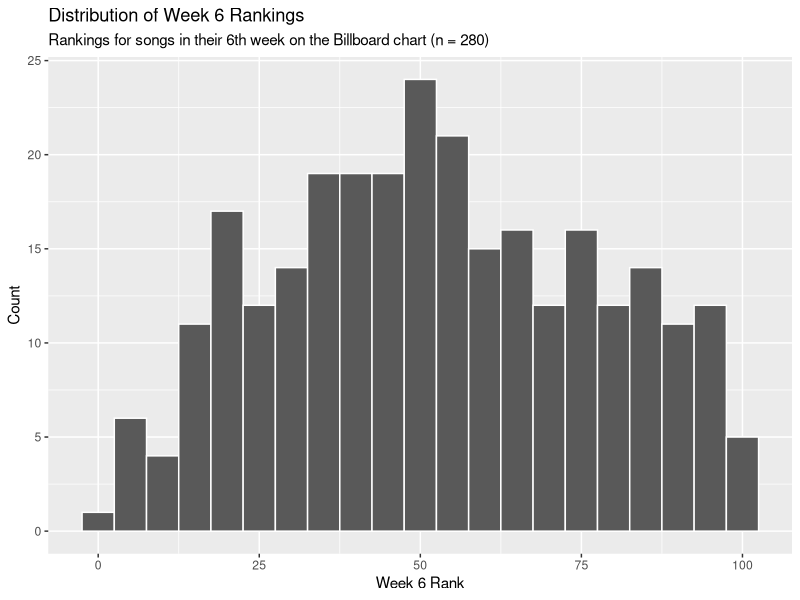
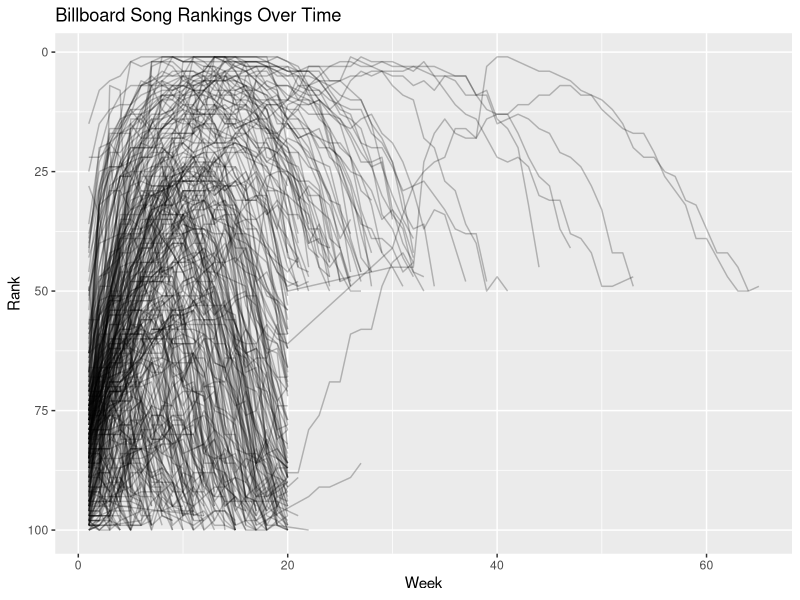

R code for these plots, in order:
## ---- chunk 1
#| message: false
library(tidyverse)
## ---- chunk 2
billboard |> 
  select(artist, track, date.entered, wk1:wk4)
## ---- chunk 3
billboard |> 
  ggplot(aes(x = wk6)) +
  geom_histogram(binwidth = 5, color = "white") +
  labs(
    title = "Distribution of Week 6 Rankings",
    subtitle = "Rankings for songs in their 6th week on the Billboard chart (n = 280)",
    x = "Week 6 Rank",
    y = "Count"
  )
## ---- chunk 4
billboard |> 
  select(wk1, wk4, wk10, wk20, wk40, wk76) |> 
  pivot_longer(
    cols = everything(),
    names_to = "week",
    values_to = "rank"
  ) |> 
  summarize(
    present = sum(!is.na(rank)),
    missing = sum(is.na(rank)),
    .by = week
  )
## ---- chunk 5
billboard |> 
  pivot_longer(
    cols = starts_with("wk"),
    names_to = "week",
    values_to = "rank",
    values_drop_na = TRUE
  ) |> 
  mutate(week = parse_number(week)) |> 
  ggplot(aes(x = week, y = rank, group = track)) +
  geom_line(alpha = 0.25) +
  scale_y_reverse() +
  labs(
    title = "Billboard Song Rankings Over Time",
    x = "Week",
    y = "Rank"
  )
